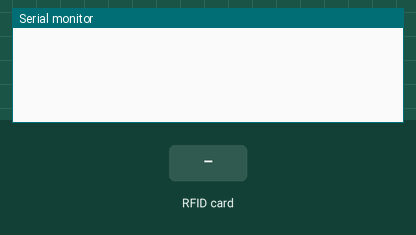
Simulated run of this program. Board: Arduino Uno, built with avr-gcc and run on an emulated ATmega328P. Shown: the last lines printed to the serial monitor. Inputs (shaded band) come from the test bench.

Above: at 1.2 s.
1.3 s: RFID card 5E 7A 19 C4 held to the reader
At 3.2 s:
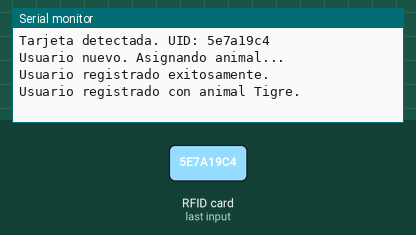
3.6 s: RFID card 5E 7A 19 C4 held to the reader
At 4.9 s:
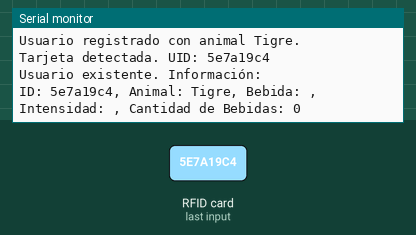

Measured:
- after the input at 1.3 s, the serial monitor: prints a new line after 0.80 s (image 1)
- after the input at 3.6 s, the serial monitor: prints a new line after 0.65 s (image 2)

The program:

main.cpp
```cpp
#include <SPI.h>
#include "controladorRFID.h"
#include "usuarioRFID.h"

#define SS_PIN 10
#define RST_PIN 9

ControladorRFID controladorRFID(SS_PIN, RST_PIN);

void setup() {
    Serial.begin(9600);
    controladorRFID.iniciar();
}

void loop() {
    String uid = controladorRFID.leerUID();
    if (uid != "") {
        Serial.println("Tarjeta detectada. UID: " + uid);

        UsuarioRFID* usuario = controladorRFID.verificarUsuario(uid);

        if (usuario == nullptr) {

            Serial.println("Usuario nuevo. Asignando animal...");
            controladorRFID.registrarUsuario(uid, "Tigre");
            Serial.println("Usuario registrado con animal Tigre.");
        } else {

            Serial.println("Usuario existente. Información: ");
            Serial.println(usuario->getInfo());
        }
    }
    delay(1000);
}
```

controladorRFID.cpp
```cpp
#include <Arduino.h>
#include <MFRC522.h>
#include <controladorRFID.h>


void ControladorRFID::iniciar(){
        SPI.begin();
        rfid.PCD_Init();
}

String ControladorRFID::leerUID(){
        if (!rfid.PICC_IsNewCardPresent() || !rfid.PICC_ReadCardSerial()){
                return "";
        }
        String uid = "";
        for (byte i = 0; i < rfid.uid.size; i++) {
                uid += String(rfid.uid.uidByte[i], HEX);
        }
        rfid.PICC_HaltA();
        return uid;
}

UsuarioRFID *ControladorRFID::verificarUsuario(String uid) {
        for (int i = 0; i < contadorUsuarios; i++) {
            if (usuariosRegistrados[i]->uid == uid) {
                return usuariosRegistrados[i];
            }
        }
        return nullptr;
}

void ControladorRFID::registrarUsuario(String uid, String nombreAnimal) {
        if (contadorUsuarios < MAX_USUARIOS) {
            usuariosRegistrados[contadorUsuarios] = new UsuarioRFID(uid, nombreAnimal);
            contadorUsuarios++;
            Serial.println("Usuario registrado exitosamente.");
        } else {
            Serial.println("Error: Capacidad máxima de usuarios alcanzada.");
        }
}
```

controladorRFID.h
```cpp
#ifndef CONTROLADORRFID_H
#define CONTROLADORRFID_H

#include <Arduino.h>
#include <MFRC522.h>
#include "usuarioRFID.h"

#define MAX_USUARIOS 30


class ControladorRFID {
private:
    MFRC522 rfid;
    MFRC522::MIFARE_Key key;
    UsuarioRFID* usuariosRegistrados[MAX_USUARIOS];
    int contadorUsuarios;

public:
    ControladorRFID(byte ssPin, byte rstPin) : rfid(ssPin, rstPin) {}
    void iniciar();
    String leerUID();
    UsuarioRFID* verificarUsuario(String uid);
    void registrarUsuario(String uid, String nombreAnimal);
};

#endif
```

usuarioRFID.cpp
```cpp
#include "usuarioRFID.h"
#include <Arduino.h>

void UsuarioRFID::setPreferencias(String _intensidad){
        this->intensidad = _intensidad;
}

String UsuarioRFID::getInfo() {
        return "ID: " + uid + ", Animal: " + nombreAnimal + ", Bebida: " +
               ", Intensidad: " + intensidad + ", Cantidad de Bebidas: " + String(cantidadBebidas);
}
```

usuarioRFID.h
```cpp
#ifndef USUARIORFID_H
#define USUARIORFID_H

#include <Arduino.h>

class UsuarioRFID {
public:
    String uid;
    String nombreAnimal;
    String intensidad;
    int cantidadBebidas;

    UsuarioRFID(String _uid, String _nombreAnimal)
        : uid(_uid), nombreAnimal(_nombreAnimal), cantidadBebidas(0) {}

    void setPreferencias(String _intensidad);

    void incrementarBebidas() {
        cantidadBebidas++;
    }

    String getInfo();
};

#endif
```
